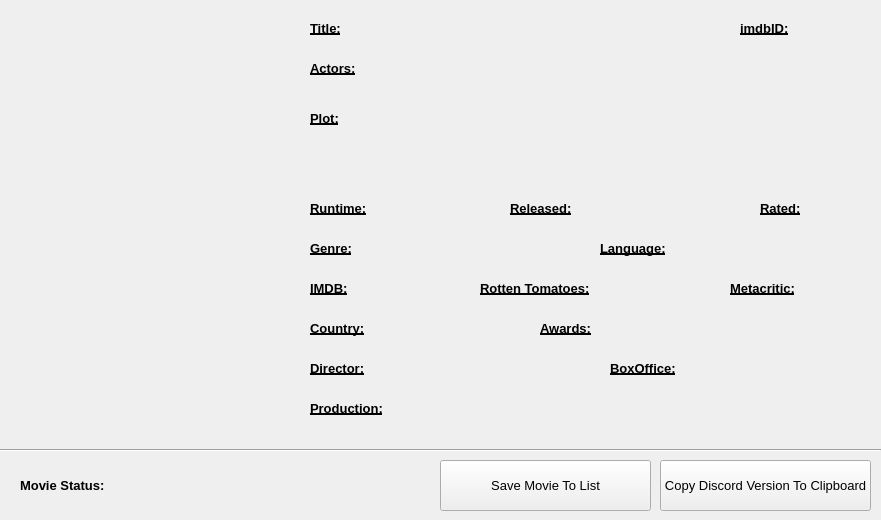
<?xml version="1.0" encoding="UTF-8"?>
<ui version="4.0">
 <class>MovieForm</class>
 <widget class="QWidget" name="MovieForm">
  <property name="geometry">
   <rect>
    <x>0</x>
    <y>0</y>
    <width>881</width>
    <height>520</height>
   </rect>
  </property>
  <property name="windowTitle">
   <string>Movie Details</string>
  </property>
  <widget class="QLabel" name="RatedLabelLabel">
   <property name="geometry">
    <rect>
     <x>760</x>
     <y>200</y>
     <width>51</width>
     <height>16</height>
    </rect>
   </property>
   <property name="font">
    <font>
     <pointsize>10</pointsize>
     <weight>75</weight>
     <bold>true</bold>
     <underline>true</underline>
    </font>
   </property>
   <property name="text">
    <string>Rated:</string>
   </property>
   <property name="alignment">
    <set>Qt::AlignLeading|Qt::AlignLeft|Qt::AlignVCenter</set>
   </property>
  </widget>
  <widget class="QLabel" name="AwardsLabel">
   <property name="geometry">
    <rect>
     <x>600</x>
     <y>320</y>
     <width>271</width>
     <height>16</height>
    </rect>
   </property>
   <property name="font">
    <font>
     <pointsize>10</pointsize>
     <weight>50</weight>
     <bold>false</bold>
     <underline>false</underline>
    </font>
   </property>
   <property name="text">
    <string/>
   </property>
   <property name="alignment">
    <set>Qt::AlignLeading|Qt::AlignLeft|Qt::AlignTop</set>
   </property>
   <property name="wordWrap">
    <bool>true</bool>
   </property>
  </widget>
  <widget class="QLabel" name="ImdbIdLabelLabel">
   <property name="geometry">
    <rect>
     <x>740</x>
     <y>20</y>
     <width>51</width>
     <height>16</height>
    </rect>
   </property>
   <property name="font">
    <font>
     <pointsize>10</pointsize>
     <weight>75</weight>
     <bold>true</bold>
     <underline>true</underline>
    </font>
   </property>
   <property name="text">
    <string>imdbID:</string>
   </property>
   <property name="alignment">
    <set>Qt::AlignLeading|Qt::AlignLeft|Qt::AlignVCenter</set>
   </property>
  </widget>
  <widget class="QLabel" name="MetacriticLabel">
   <property name="geometry">
    <rect>
     <x>810</x>
     <y>280</y>
     <width>51</width>
     <height>16</height>
    </rect>
   </property>
   <property name="font">
    <font>
     <pointsize>10</pointsize>
     <weight>50</weight>
     <bold>false</bold>
     <underline>false</underline>
    </font>
   </property>
   <property name="text">
    <string/>
   </property>
   <property name="alignment">
    <set>Qt::AlignLeading|Qt::AlignLeft|Qt::AlignTop</set>
   </property>
   <property name="wordWrap">
    <bool>true</bool>
   </property>
  </widget>
  <widget class="QLabel" name="ReleasedLabel">
   <property name="geometry">
    <rect>
     <x>580</x>
     <y>200</y>
     <width>91</width>
     <height>16</height>
    </rect>
   </property>
   <property name="font">
    <font>
     <pointsize>10</pointsize>
     <weight>50</weight>
     <bold>false</bold>
     <underline>false</underline>
    </font>
   </property>
   <property name="text">
    <string/>
   </property>
   <property name="alignment">
    <set>Qt::AlignLeading|Qt::AlignLeft|Qt::AlignTop</set>
   </property>
   <property name="wordWrap">
    <bool>true</bool>
   </property>
  </widget>
  <widget class="QLabel" name="RuntimeLabelLabel">
   <property name="geometry">
    <rect>
     <x>310</x>
     <y>200</y>
     <width>61</width>
     <height>16</height>
    </rect>
   </property>
   <property name="font">
    <font>
     <pointsize>10</pointsize>
     <weight>75</weight>
     <bold>true</bold>
     <underline>true</underline>
    </font>
   </property>
   <property name="text">
    <string>Runtime:</string>
   </property>
   <property name="alignment">
    <set>Qt::AlignLeading|Qt::AlignLeft|Qt::AlignVCenter</set>
   </property>
  </widget>
  <widget class="QLabel" name="PlotLabel">
   <property name="geometry">
    <rect>
     <x>350</x>
     <y>110</y>
     <width>521</width>
     <height>71</height>
    </rect>
   </property>
   <property name="font">
    <font>
     <pointsize>10</pointsize>
     <weight>50</weight>
     <bold>false</bold>
     <underline>false</underline>
    </font>
   </property>
   <property name="text">
    <string/>
   </property>
   <property name="alignment">
    <set>Qt::AlignLeading|Qt::AlignLeft|Qt::AlignTop</set>
   </property>
   <property name="wordWrap">
    <bool>true</bool>
   </property>
  </widget>
  <widget class="QLabel" name="DirectorLabelLabel">
   <property name="geometry">
    <rect>
     <x>310</x>
     <y>360</y>
     <width>61</width>
     <height>16</height>
    </rect>
   </property>
   <property name="font">
    <font>
     <pointsize>10</pointsize>
     <weight>75</weight>
     <bold>true</bold>
     <underline>true</underline>
    </font>
   </property>
   <property name="text">
    <string>Director:</string>
   </property>
   <property name="alignment">
    <set>Qt::AlignLeading|Qt::AlignLeft|Qt::AlignVCenter</set>
   </property>
  </widget>
  <widget class="QLabel" name="ProductionLabel">
   <property name="geometry">
    <rect>
     <x>390</x>
     <y>400</y>
     <width>481</width>
     <height>41</height>
    </rect>
   </property>
   <property name="font">
    <font>
     <pointsize>10</pointsize>
     <weight>50</weight>
     <bold>false</bold>
     <underline>false</underline>
    </font>
   </property>
   <property name="text">
    <string/>
   </property>
   <property name="alignment">
    <set>Qt::AlignLeading|Qt::AlignLeft|Qt::AlignTop</set>
   </property>
   <property name="wordWrap">
    <bool>true</bool>
   </property>
  </widget>
  <widget class="QLabel" name="DirectorLabel">
   <property name="geometry">
    <rect>
     <x>380</x>
     <y>360</y>
     <width>201</width>
     <height>16</height>
    </rect>
   </property>
   <property name="font">
    <font>
     <pointsize>10</pointsize>
     <weight>50</weight>
     <bold>false</bold>
     <underline>false</underline>
    </font>
   </property>
   <property name="text">
    <string/>
   </property>
   <property name="alignment">
    <set>Qt::AlignLeading|Qt::AlignLeft|Qt::AlignTop</set>
   </property>
   <property name="wordWrap">
    <bool>true</bool>
   </property>
  </widget>
  <widget class="QLabel" name="LanguageLabelLabel">
   <property name="geometry">
    <rect>
     <x>600</x>
     <y>240</y>
     <width>71</width>
     <height>16</height>
    </rect>
   </property>
   <property name="font">
    <font>
     <pointsize>10</pointsize>
     <weight>75</weight>
     <bold>true</bold>
     <underline>true</underline>
    </font>
   </property>
   <property name="text">
    <string>Language:</string>
   </property>
   <property name="alignment">
    <set>Qt::AlignLeading|Qt::AlignLeft|Qt::AlignVCenter</set>
   </property>
  </widget>
  <widget class="QLabel" name="RatedLabel">
   <property name="geometry">
    <rect>
     <x>810</x>
     <y>200</y>
     <width>51</width>
     <height>16</height>
    </rect>
   </property>
   <property name="font">
    <font>
     <pointsize>10</pointsize>
     <weight>50</weight>
     <bold>false</bold>
     <underline>false</underline>
    </font>
   </property>
   <property name="text">
    <string/>
   </property>
   <property name="alignment">
    <set>Qt::AlignLeading|Qt::AlignLeft|Qt::AlignTop</set>
   </property>
   <property name="wordWrap">
    <bool>true</bool>
   </property>
  </widget>
  <widget class="QLabel" name="IMDBLabel">
   <property name="geometry">
    <rect>
     <x>360</x>
     <y>280</y>
     <width>51</width>
     <height>16</height>
    </rect>
   </property>
   <property name="font">
    <font>
     <pointsize>10</pointsize>
     <weight>50</weight>
     <bold>false</bold>
     <underline>false</underline>
    </font>
   </property>
   <property name="text">
    <string/>
   </property>
   <property name="alignment">
    <set>Qt::AlignLeading|Qt::AlignLeft|Qt::AlignTop</set>
   </property>
   <property name="wordWrap">
    <bool>true</bool>
   </property>
  </widget>
  <widget class="QLabel" name="GenreLabel">
   <property name="geometry">
    <rect>
     <x>360</x>
     <y>240</y>
     <width>211</width>
     <height>16</height>
    </rect>
   </property>
   <property name="font">
    <font>
     <pointsize>10</pointsize>
     <weight>50</weight>
     <bold>false</bold>
     <underline>false</underline>
    </font>
   </property>
   <property name="text">
    <string/>
   </property>
   <property name="alignment">
    <set>Qt::AlignLeading|Qt::AlignLeft|Qt::AlignTop</set>
   </property>
   <property name="wordWrap">
    <bool>true</bool>
   </property>
  </widget>
  <widget class="QLabel" name="ProductionLabelLabel">
   <property name="geometry">
    <rect>
     <x>310</x>
     <y>400</y>
     <width>81</width>
     <height>16</height>
    </rect>
   </property>
   <property name="font">
    <font>
     <pointsize>10</pointsize>
     <weight>75</weight>
     <bold>true</bold>
     <underline>true</underline>
    </font>
   </property>
   <property name="text">
    <string>Production:</string>
   </property>
   <property name="alignment">
    <set>Qt::AlignLeading|Qt::AlignLeft|Qt::AlignVCenter</set>
   </property>
  </widget>
  <widget class="QLabel" name="LanguageLabel">
   <property name="geometry">
    <rect>
     <x>680</x>
     <y>240</y>
     <width>191</width>
     <height>16</height>
    </rect>
   </property>
   <property name="font">
    <font>
     <pointsize>10</pointsize>
     <weight>50</weight>
     <bold>false</bold>
     <underline>false</underline>
    </font>
   </property>
   <property name="text">
    <string/>
   </property>
   <property name="alignment">
    <set>Qt::AlignLeading|Qt::AlignLeft|Qt::AlignTop</set>
   </property>
   <property name="wordWrap">
    <bool>true</bool>
   </property>
  </widget>
  <widget class="QLabel" name="CountryLabel">
   <property name="geometry">
    <rect>
     <x>380</x>
     <y>320</y>
     <width>141</width>
     <height>16</height>
    </rect>
   </property>
   <property name="font">
    <font>
     <pointsize>10</pointsize>
     <weight>50</weight>
     <bold>false</bold>
     <underline>false</underline>
    </font>
   </property>
   <property name="text">
    <string/>
   </property>
   <property name="alignment">
    <set>Qt::AlignLeading|Qt::AlignLeft|Qt::AlignTop</set>
   </property>
   <property name="wordWrap">
    <bool>true</bool>
   </property>
  </widget>
  <widget class="QLabel" name="BoxOfficeLabel">
   <property name="geometry">
    <rect>
     <x>680</x>
     <y>360</y>
     <width>191</width>
     <height>16</height>
    </rect>
   </property>
   <property name="font">
    <font>
     <pointsize>10</pointsize>
     <weight>50</weight>
     <bold>false</bold>
     <underline>false</underline>
    </font>
   </property>
   <property name="text">
    <string/>
   </property>
   <property name="alignment">
    <set>Qt::AlignLeading|Qt::AlignLeft|Qt::AlignTop</set>
   </property>
   <property name="wordWrap">
    <bool>true</bool>
   </property>
  </widget>
  <widget class="QLabel" name="CountryLabelLabel">
   <property name="geometry">
    <rect>
     <x>310</x>
     <y>320</y>
     <width>61</width>
     <height>16</height>
    </rect>
   </property>
   <property name="font">
    <font>
     <pointsize>10</pointsize>
     <weight>75</weight>
     <bold>true</bold>
     <underline>true</underline>
    </font>
   </property>
   <property name="text">
    <string>Country:</string>
   </property>
   <property name="alignment">
    <set>Qt::AlignLeading|Qt::AlignLeft|Qt::AlignVCenter</set>
   </property>
  </widget>
  <widget class="QLabel" name="RottenTomatoesLabelLabel">
   <property name="geometry">
    <rect>
     <x>480</x>
     <y>280</y>
     <width>121</width>
     <height>16</height>
    </rect>
   </property>
   <property name="font">
    <font>
     <pointsize>10</pointsize>
     <weight>75</weight>
     <bold>true</bold>
     <underline>true</underline>
    </font>
   </property>
   <property name="text">
    <string>Rotten Tomatoes:</string>
   </property>
   <property name="alignment">
    <set>Qt::AlignLeading|Qt::AlignLeft|Qt::AlignVCenter</set>
   </property>
  </widget>
  <widget class="QLabel" name="ImdbIdLabel">
   <property name="geometry">
    <rect>
     <x>800</x>
     <y>20</y>
     <width>71</width>
     <height>16</height>
    </rect>
   </property>
   <property name="font">
    <font>
     <pointsize>10</pointsize>
     <weight>50</weight>
     <bold>false</bold>
     <underline>false</underline>
    </font>
   </property>
   <property name="text">
    <string/>
   </property>
   <property name="alignment">
    <set>Qt::AlignLeading|Qt::AlignLeft|Qt::AlignTop</set>
   </property>
   <property name="wordWrap">
    <bool>true</bool>
   </property>
  </widget>
  <widget class="QPushButton" name="CopyDiscordButton">
   <property name="geometry">
    <rect>
     <x>660</x>
     <y>460</y>
     <width>211</width>
     <height>51</height>
    </rect>
   </property>
   <property name="font">
    <font>
     <pointsize>10</pointsize>
    </font>
   </property>
   <property name="text">
    <string>Copy Discord Version To Clipboard</string>
   </property>
   <property name="flat">
    <bool>false</bool>
   </property>
  </widget>
  <widget class="QLabel" name="posterImage">
   <property name="geometry">
    <rect>
     <x>0</x>
     <y>0</y>
     <width>300</width>
     <height>444</height>
    </rect>
   </property>
   <property name="minimumSize">
    <size>
     <width>300</width>
     <height>444</height>
    </size>
   </property>
   <property name="maximumSize">
    <size>
     <width>300</width>
     <height>444</height>
    </size>
   </property>
   <property name="text">
    <string/>
   </property>
   <property name="alignment">
    <set>Qt::AlignCenter</set>
   </property>
  </widget>
  <widget class="QLabel" name="ActorsLabel">
   <property name="geometry">
    <rect>
     <x>370</x>
     <y>60</y>
     <width>511</width>
     <height>31</height>
    </rect>
   </property>
   <property name="font">
    <font>
     <pointsize>10</pointsize>
     <weight>50</weight>
     <bold>false</bold>
     <underline>false</underline>
    </font>
   </property>
   <property name="text">
    <string/>
   </property>
   <property name="alignment">
    <set>Qt::AlignLeading|Qt::AlignLeft|Qt::AlignTop</set>
   </property>
   <property name="wordWrap">
    <bool>true</bool>
   </property>
  </widget>
  <widget class="QLabel" name="BoxOfficeLabelLabel">
   <property name="geometry">
    <rect>
     <x>610</x>
     <y>360</y>
     <width>71</width>
     <height>16</height>
    </rect>
   </property>
   <property name="font">
    <font>
     <pointsize>10</pointsize>
     <weight>75</weight>
     <bold>true</bold>
     <underline>true</underline>
    </font>
   </property>
   <property name="text">
    <string>BoxOffice:</string>
   </property>
   <property name="alignment">
    <set>Qt::AlignLeading|Qt::AlignLeft|Qt::AlignVCenter</set>
   </property>
  </widget>
  <widget class="QLabel" name="MetacriticLabelLabel">
   <property name="geometry">
    <rect>
     <x>730</x>
     <y>280</y>
     <width>71</width>
     <height>16</height>
    </rect>
   </property>
   <property name="font">
    <font>
     <pointsize>10</pointsize>
     <weight>75</weight>
     <bold>true</bold>
     <underline>true</underline>
    </font>
   </property>
   <property name="text">
    <string>Metacritic:</string>
   </property>
   <property name="alignment">
    <set>Qt::AlignLeading|Qt::AlignLeft|Qt::AlignVCenter</set>
   </property>
  </widget>
  <widget class="QLabel" name="ReleasedLabelLabel">
   <property name="geometry">
    <rect>
     <x>510</x>
     <y>200</y>
     <width>71</width>
     <height>16</height>
    </rect>
   </property>
   <property name="font">
    <font>
     <pointsize>10</pointsize>
     <weight>75</weight>
     <bold>true</bold>
     <underline>true</underline>
    </font>
   </property>
   <property name="text">
    <string>Released:</string>
   </property>
   <property name="alignment">
    <set>Qt::AlignLeading|Qt::AlignLeft|Qt::AlignVCenter</set>
   </property>
  </widget>
  <widget class="QLabel" name="IMDBLabelLabel">
   <property name="geometry">
    <rect>
     <x>310</x>
     <y>280</y>
     <width>41</width>
     <height>16</height>
    </rect>
   </property>
   <property name="font">
    <font>
     <pointsize>10</pointsize>
     <weight>75</weight>
     <bold>true</bold>
     <underline>true</underline>
    </font>
   </property>
   <property name="text">
    <string>IMDB:</string>
   </property>
   <property name="alignment">
    <set>Qt::AlignLeading|Qt::AlignLeft|Qt::AlignVCenter</set>
   </property>
  </widget>
  <widget class="Line" name="seperatorLine">
   <property name="geometry">
    <rect>
     <x>0</x>
     <y>440</y>
     <width>881</width>
     <height>20</height>
    </rect>
   </property>
   <property name="orientation">
    <enum>Qt::Horizontal</enum>
   </property>
  </widget>
  <widget class="QLabel" name="TitleLabel">
   <property name="geometry">
    <rect>
     <x>350</x>
     <y>20</y>
     <width>371</width>
     <height>16</height>
    </rect>
   </property>
   <property name="font">
    <font>
     <pointsize>10</pointsize>
     <weight>50</weight>
     <bold>false</bold>
     <underline>false</underline>
    </font>
   </property>
   <property name="text">
    <string/>
   </property>
   <property name="alignment">
    <set>Qt::AlignLeading|Qt::AlignLeft|Qt::AlignTop</set>
   </property>
   <property name="wordWrap">
    <bool>true</bool>
   </property>
   <property name="openExternalLinks">
    <bool>false</bool>
   </property>
  </widget>
  <widget class="QLabel" name="PlotLabelLabel">
   <property name="geometry">
    <rect>
     <x>310</x>
     <y>110</y>
     <width>31</width>
     <height>16</height>
    </rect>
   </property>
   <property name="font">
    <font>
     <pointsize>10</pointsize>
     <weight>75</weight>
     <bold>true</bold>
     <underline>true</underline>
    </font>
   </property>
   <property name="text">
    <string>Plot:</string>
   </property>
   <property name="alignment">
    <set>Qt::AlignLeading|Qt::AlignLeft|Qt::AlignVCenter</set>
   </property>
  </widget>
  <widget class="QLabel" name="RuntimeLabel">
   <property name="geometry">
    <rect>
     <x>380</x>
     <y>200</y>
     <width>71</width>
     <height>16</height>
    </rect>
   </property>
   <property name="font">
    <font>
     <pointsize>10</pointsize>
     <weight>50</weight>
     <bold>false</bold>
     <underline>false</underline>
    </font>
   </property>
   <property name="text">
    <string/>
   </property>
   <property name="alignment">
    <set>Qt::AlignLeading|Qt::AlignLeft|Qt::AlignTop</set>
   </property>
   <property name="wordWrap">
    <bool>true</bool>
   </property>
  </widget>
  <widget class="QLabel" name="TitleLabelLabel">
   <property name="geometry">
    <rect>
     <x>310</x>
     <y>20</y>
     <width>41</width>
     <height>16</height>
    </rect>
   </property>
   <property name="font">
    <font>
     <pointsize>10</pointsize>
     <weight>75</weight>
     <bold>true</bold>
     <underline>true</underline>
    </font>
   </property>
   <property name="text">
    <string>Title:</string>
   </property>
   <property name="alignment">
    <set>Qt::AlignLeading|Qt::AlignLeft|Qt::AlignVCenter</set>
   </property>
  </widget>
  <widget class="QLabel" name="ActorsLabelLabel">
   <property name="geometry">
    <rect>
     <x>310</x>
     <y>60</y>
     <width>51</width>
     <height>16</height>
    </rect>
   </property>
   <property name="font">
    <font>
     <pointsize>10</pointsize>
     <weight>75</weight>
     <bold>true</bold>
     <underline>true</underline>
    </font>
   </property>
   <property name="text">
    <string>Actors:</string>
   </property>
   <property name="alignment">
    <set>Qt::AlignLeading|Qt::AlignLeft|Qt::AlignVCenter</set>
   </property>
  </widget>
  <widget class="QLabel" name="AwardsLabelLabel">
   <property name="geometry">
    <rect>
     <x>540</x>
     <y>320</y>
     <width>61</width>
     <height>16</height>
    </rect>
   </property>
   <property name="font">
    <font>
     <pointsize>10</pointsize>
     <weight>75</weight>
     <bold>true</bold>
     <underline>true</underline>
    </font>
   </property>
   <property name="text">
    <string>Awards:</string>
   </property>
   <property name="alignment">
    <set>Qt::AlignLeading|Qt::AlignLeft|Qt::AlignVCenter</set>
   </property>
  </widget>
  <widget class="QLabel" name="RottenTomatoesLabel">
   <property name="geometry">
    <rect>
     <x>610</x>
     <y>280</y>
     <width>41</width>
     <height>16</height>
    </rect>
   </property>
   <property name="font">
    <font>
     <pointsize>10</pointsize>
     <weight>50</weight>
     <bold>false</bold>
     <underline>false</underline>
    </font>
   </property>
   <property name="text">
    <string/>
   </property>
   <property name="alignment">
    <set>Qt::AlignLeading|Qt::AlignLeft|Qt::AlignTop</set>
   </property>
   <property name="wordWrap">
    <bool>true</bool>
   </property>
  </widget>
  <widget class="QLabel" name="GenreLabelLabel">
   <property name="geometry">
    <rect>
     <x>310</x>
     <y>240</y>
     <width>51</width>
     <height>16</height>
    </rect>
   </property>
   <property name="font">
    <font>
     <pointsize>10</pointsize>
     <weight>75</weight>
     <bold>true</bold>
     <underline>true</underline>
    </font>
   </property>
   <property name="text">
    <string>Genre:</string>
   </property>
   <property name="alignment">
    <set>Qt::AlignLeading|Qt::AlignLeft|Qt::AlignVCenter</set>
   </property>
  </widget>
  <widget class="QPushButton" name="SaveMovieButton">
   <property name="geometry">
    <rect>
     <x>440</x>
     <y>460</y>
     <width>211</width>
     <height>51</height>
    </rect>
   </property>
   <property name="font">
    <font>
     <pointsize>10</pointsize>
    </font>
   </property>
   <property name="text">
    <string>Save Movie To List</string>
   </property>
   <property name="flat">
    <bool>false</bool>
   </property>
  </widget>
  <widget class="QLabel" name="MovieAddedConfirmationLabel">
   <property name="geometry">
    <rect>
     <x>20</x>
     <y>475</y>
     <width>411</width>
     <height>21</height>
    </rect>
   </property>
   <property name="font">
    <font>
     <pointsize>10</pointsize>
     <weight>75</weight>
     <bold>true</bold>
    </font>
   </property>
   <property name="text">
    <string>Movie Status:</string>
   </property>
   <property name="alignment">
    <set>Qt::AlignLeading|Qt::AlignLeft|Qt::AlignVCenter</set>
   </property>
  </widget>
 </widget>
 <resources/>
 <connections/>
</ui>
